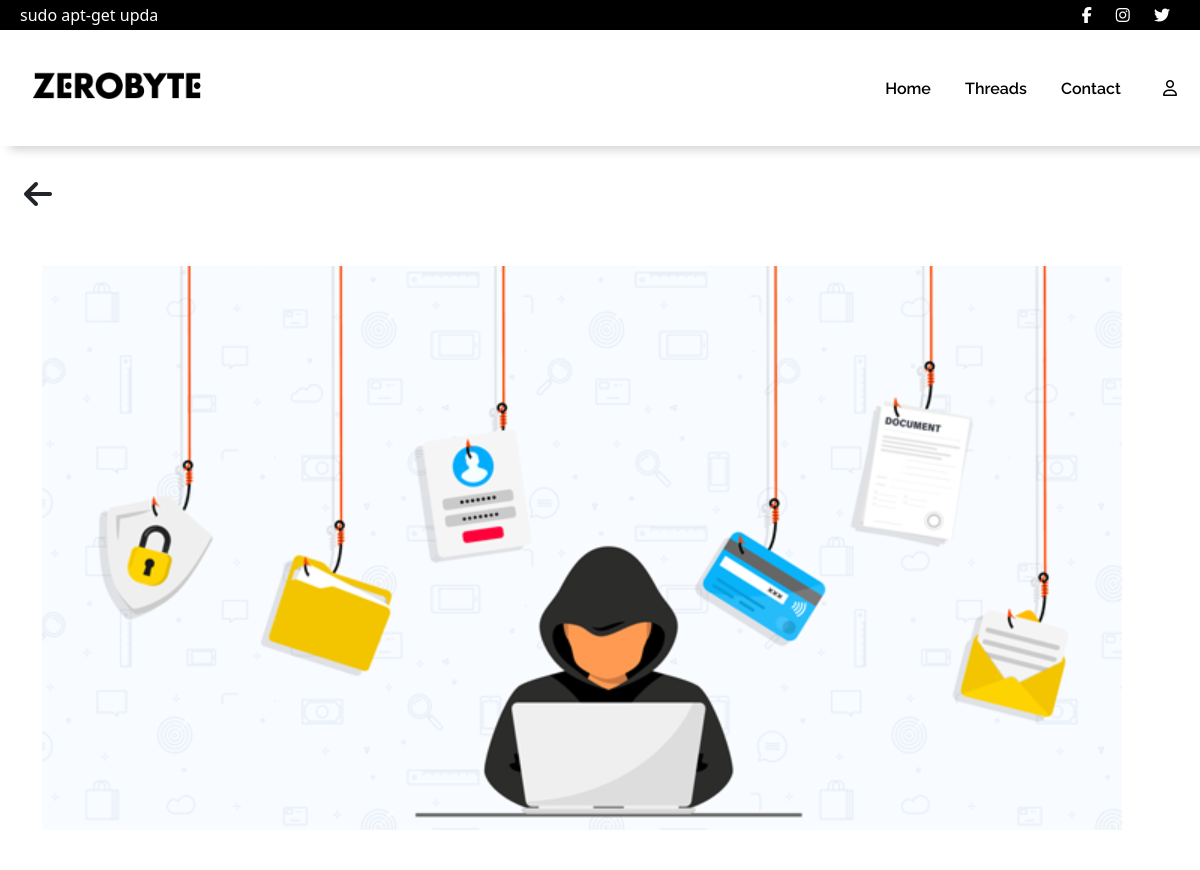
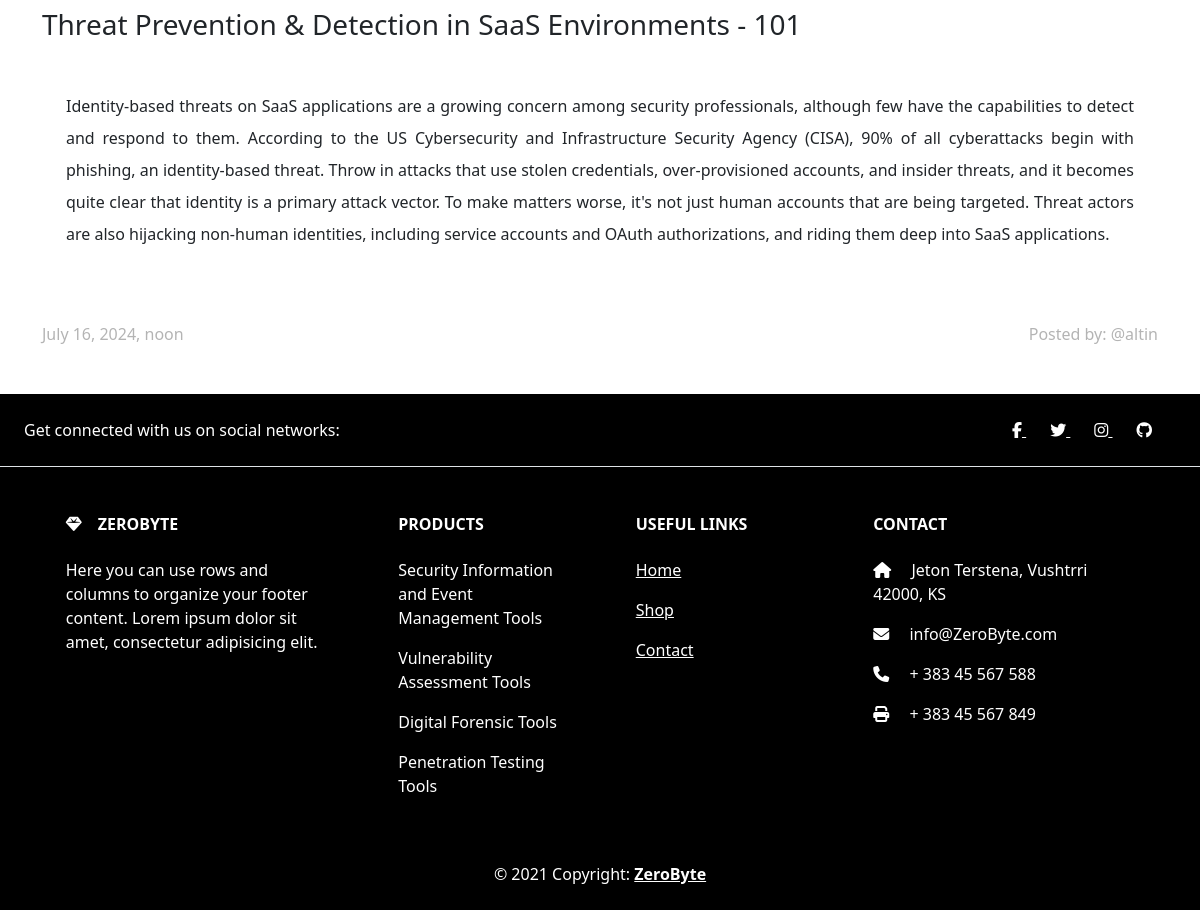
The app's page /post/1/ with its own data (2 pictures, top to bottom).
### myapp/models.py (models this page shows, shortened)
class Posts(models.Model):
    post_title = models.CharField(max_length=100)
    post_content = models.TextField()
    post_image = models.ImageField(upload_to='posts/')
    post_author = models.ForeignKey(User, on_delete=models.CASCADE)
    created_at = models.DateTimeField(auto_now_add=True)

### myapp/views.py (the view)
# urls.py: path('post/<int:pk>/',post, name='post'),
def post(request, pk):
    post = get_object_or_404(Posts, pk=pk)
    return render(request, 'myapp/post.html', {'post':post})

### myapp/templates/myapp/post.html (shortened to what this page needs)
{% extends 'myapp/components/base.html' %}
{% load static %}
{% block styles %}
    <link rel="stylesheet" href="{% static 'css/post.css' %}">
{% endblock %}
{% block body %}
<div class="back-btn m-4 fs-2">
    <i class="fa-solid fa-arrow-left" onclick="history.back()"></i>
</div>
<div class="container">
    <div class="post-image my-5">
        <img src="{{ post.post_image.url }}" class="img-fluid">
    </div>
    <div class="post-title my-3 text-left">
        <h3>
            {{ post.post_title }}
        </h3>
    </div>
    <p class="post-text my-4 text p-4 lh-lg">
        {{ post.post_content}}
    </p>
    <div class="post-info d-flex justify-content-between my-5">
        <div class="date post-info">
            {{ post.created_at }}
        </div>
        <div class="author post-info">
            Posted by: @{{ post.post_author }}
        </div>
    </div>
</div>
{% endblock %}

### myapp/static/css/components/base.css (style rules this page uses)
* { text-decoration: none; border: 0; padding: 0; }
body { z-index: 999; }

### myapp/static/css/post.css (style rules this page uses)
i { cursor: pointer; }
.post-text { text-align: justify; }
.post-info { color: #b4b4b4; }

### records on screen
Posts: post_image (picture), post_title "Threat Prevention & Detection in SaaS Environments - 101", post_content "Identity-based threats on SaaS applications are a growing concern among security professionals, although few have the capabilities to detect and respond to them. According to the US Cybersecurity and Infrastructure Security Agency (CISA), 90% of all cyberattacks begin with phishing, an identity-based threat. Throw in attacks that use stolen credentials, over-provisioned accounts, and insider threats, and it becomes quite clear that identity is a primary attack vector. To make matters worse, it's not just human accounts that are being targeted. Threat actors are also hijacking non-human identities, including service accounts and OAuth authorizations, and riding them deep into SaaS…", created_at "July 16, 2024, noon", post_author "altin"
